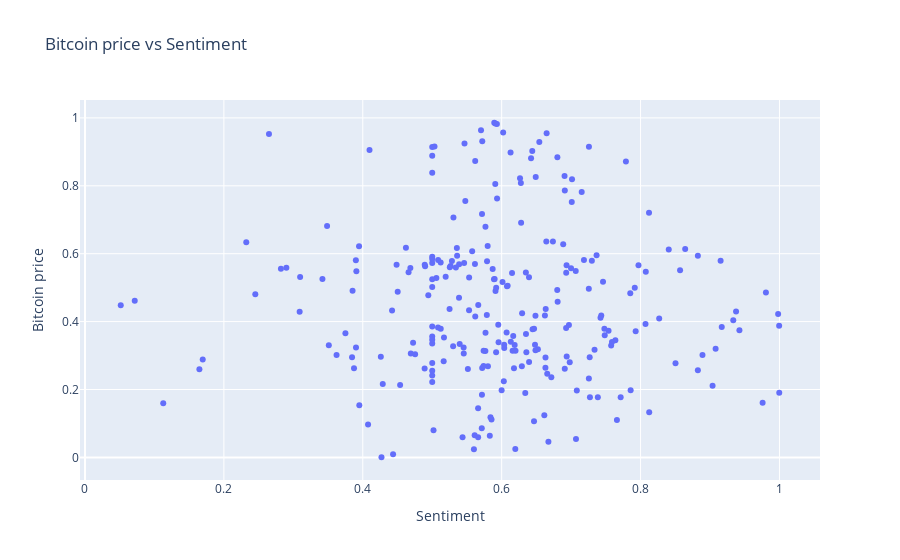

The cell this chart's notebook holds for it:
### Code cell
fig = px.scatter(sentiments, x='compound_norm', y='bitcoin_norm', title='Bitcoin price vs Sentiment', labels={'compound_norm': 'Sentiment', 'bitcoin_norm': 'Bitcoin price'})
fig.show()
# fig.update_traces(marker=dict(size=3))

### Figure 1 — Plotly figure (JSON) as saved in the notebook; plotly's stock layout.template omitted (floating-point values rounded to 4 significant figures; data arrays with more than 128 entries replaced by an {"elided": "..."} marker saying what was removed)
{"data": [{"hovertemplate": "Sentiment=%{x}<br>Bitcoin price=%{y}<extra></extra>", "legendgroup": "", "marker": {"color": "#636efa", "symbol": "circle"}, "mode": "markers", "name": "", "orientation": "v", "showlegend": false, "type": "scatter", "x": {"elided": "254 float values"}, "xaxis": "x", "y": {"elided": "254 float values"}, "yaxis": "y"}], "layout": {"legend": {"tracegroupgap": 0}, "title": {"text": "Bitcoin price vs Sentiment"}, "xaxis": {"anchor": "y", "domain": [0, 1], "title": {"text": "Sentiment"}}, "yaxis": {"anchor": "x", "domain": [0, 1], "title": {"text": "Bitcoin price"}}}}
